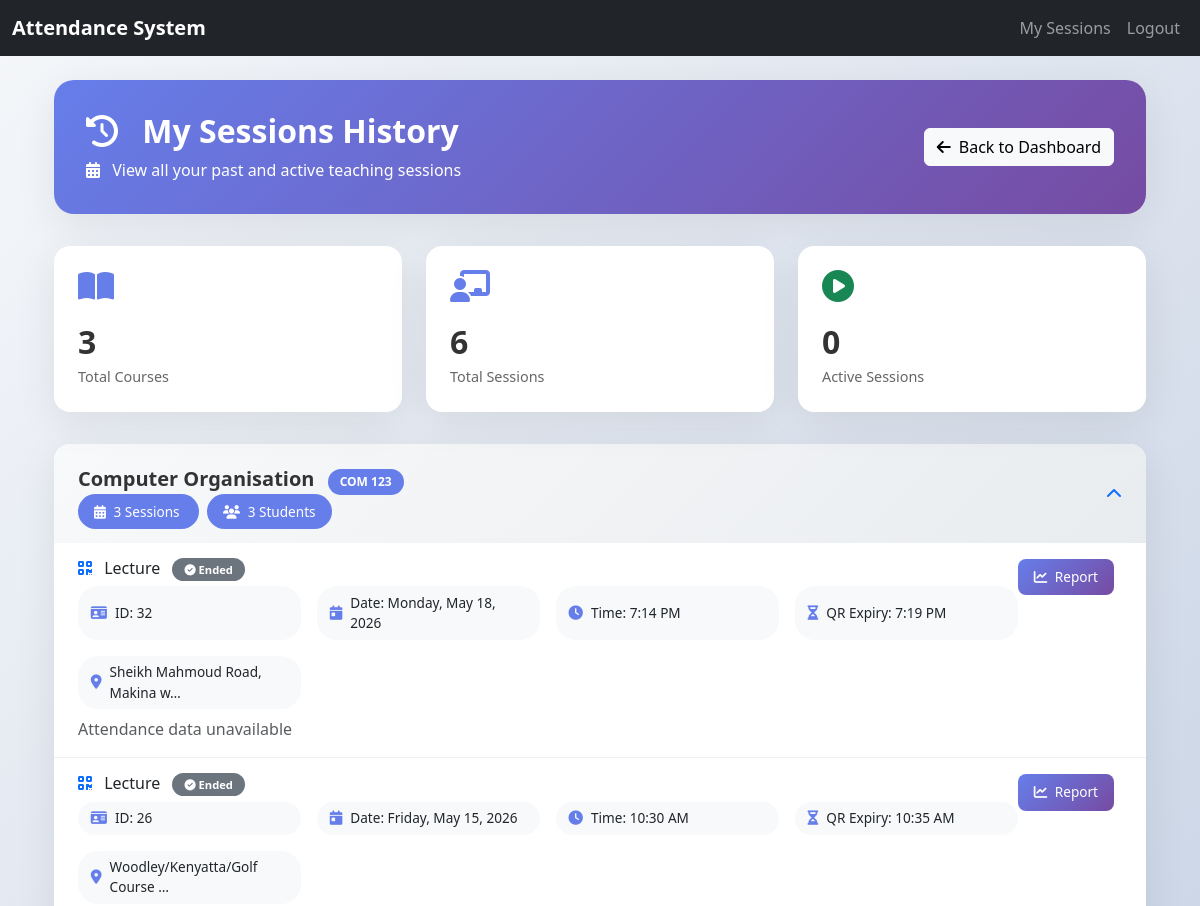
The app's page /lecturer/my-sessions/ (signed in, upper part), older data.
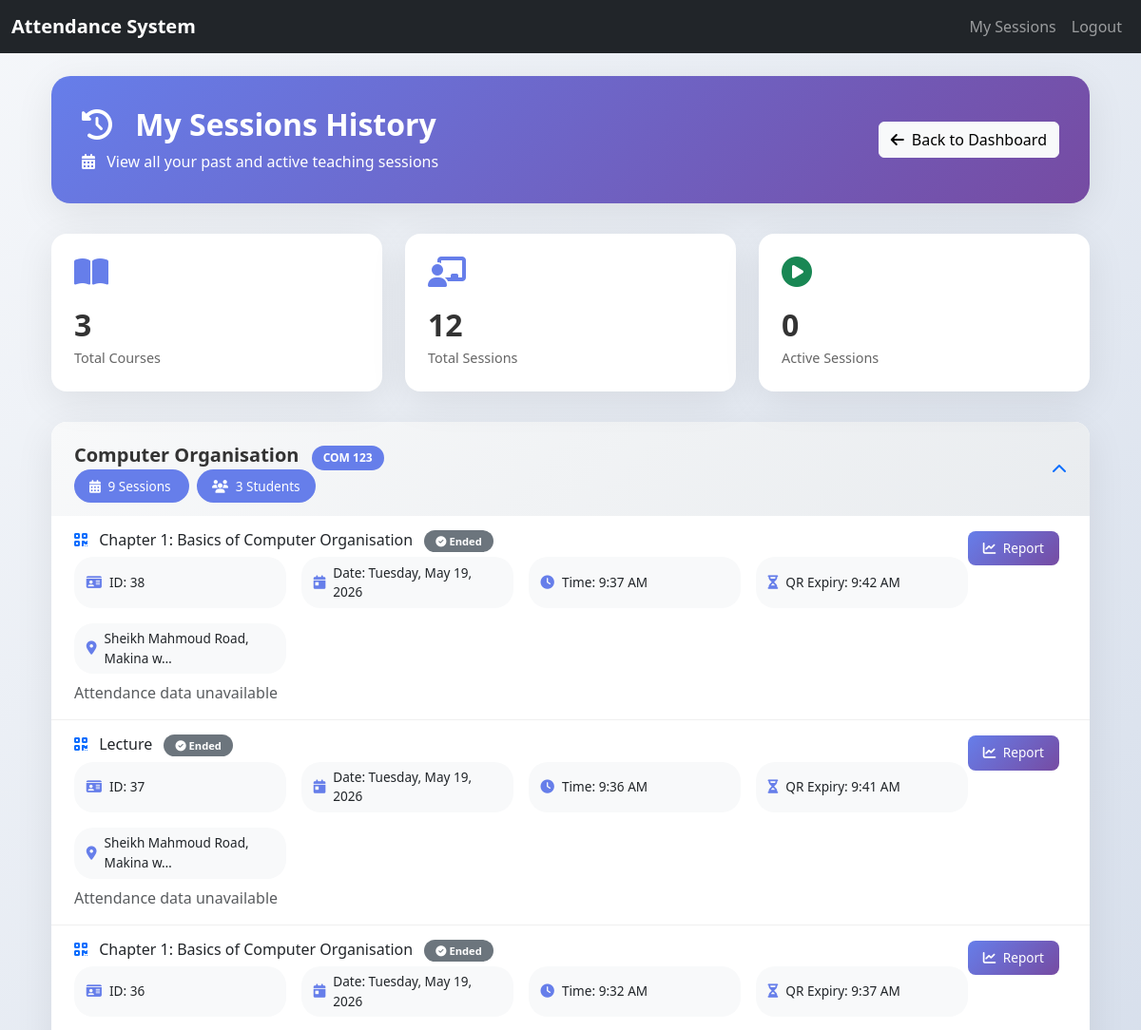
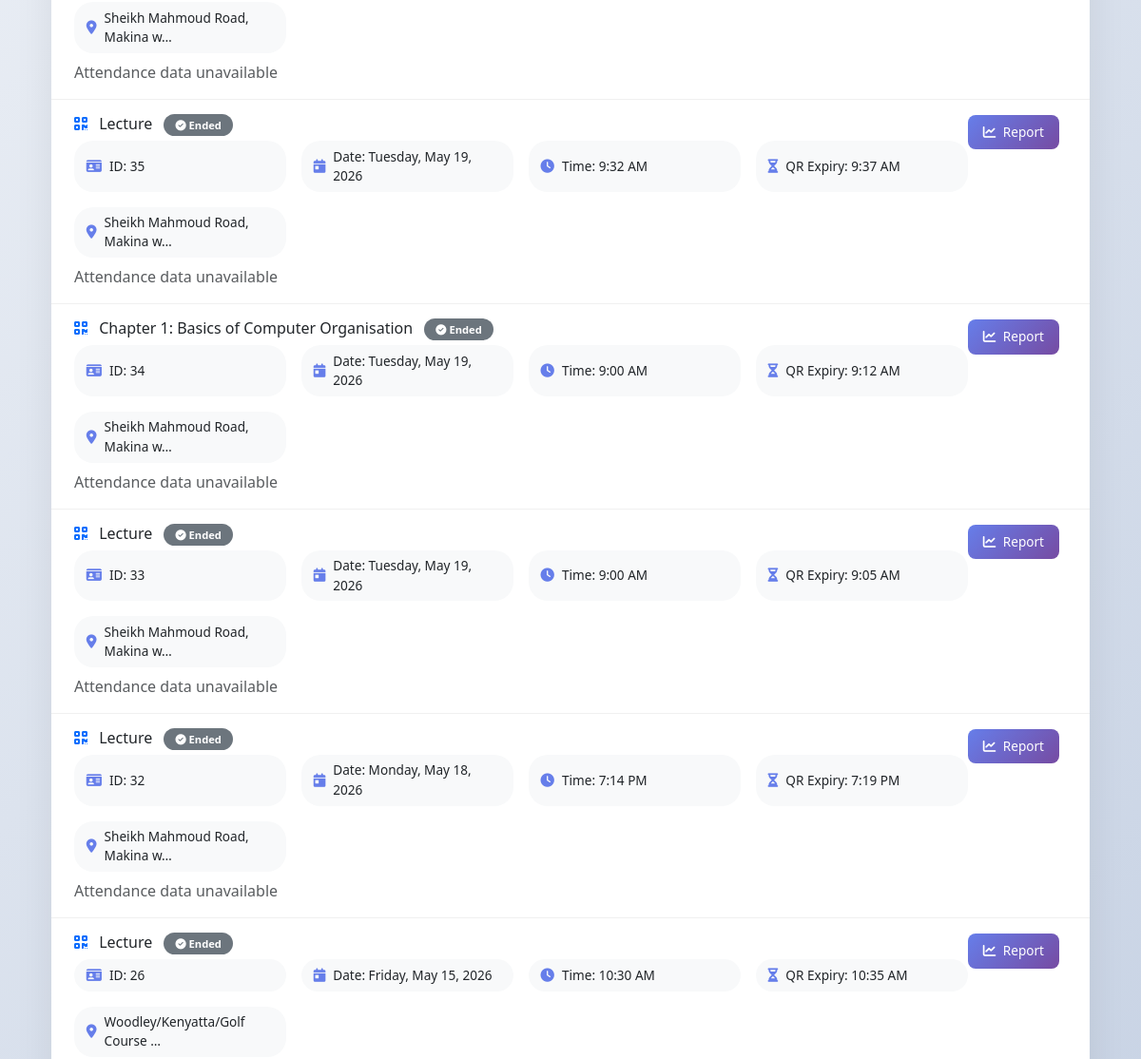
The same page, newer data (2 pictures, top to bottom).
### StudentScanner/models.py (models this page shows, shortened)
class Course(models.Model):
    programs = models.ManyToManyField(Program, related_name="courses")
    name = models.CharField(max_length=100)
    code = models.CharField(max_length=20, unique=True)
    students = models.ManyToManyField(CustomUser, related_name="enrolled_courses", blank=True)
    default_latitude = models.FloatField(null=True, blank=True)
    default_longitude = models.FloatField(null=True, blank=True)

class Session(models.Model):
    course = models.ForeignKey(Course, on_delete=models.CASCADE, related_name="sessions")
    lecturer = models.ForeignKey(settings.AUTH_USER_MODEL, on_delete=models.CASCADE)
    topic = models.CharField(max_length=200)
    created_at = models.DateTimeField(auto_now_add=True)
    is_active = models.BooleanField(default=True)
    qr_code_data = models.CharField(max_length=255, unique=True)
    qr_code_base64 = models.TextField(null=True, blank=True)
    qr_expiry = models.DateTimeField(default=timezone.now)
    latitude = models.FloatField(null=True, blank=True)
    longitude = models.FloatField(null=True, blank=True)
    location_name = models.CharField(max_length=500, null=True, blank=True)  # Human-readable location
    allowed_radius = models.IntegerField(default=100)  # 100 meters default

### UserLogin/decorators.py (the view)
    def wrapper(request, *args, **kwargs):
        if not request.user.is_authenticated or request.user.role != 'lecturer':
            return redirect('landing')
        return view_func(request, *args, **kwargs)

### LecturerDashboard/views.py (called while the page is built)
@lecturer_required
def my_sessions(request):
    courses = Course.objects.filter(programs__in=request.user.programs.all()).distinct()
    course_sessions = []
    total_sessions = 0
    active_sessions_count = 0
    for course in courses:
        sessions = Session.objects.filter(course=course, lecturer=request.user).order_by('-created_at')
        session_count = sessions.count()
        total_sessions += session_count
        active_sessions_count += sessions.filter(is_active=True).count()
        course_sessions.append({
            "course": course,
            "session_count": session_count,
            "sessions": sessions
        })
    return render(request, "LecturerDashboard/my_sessions.html", {
        "course_sessions": course_sessions,
        "total_sessions": total_sessions,
        "active_sessions_count": active_sessions_count,
    })

### LecturerDashboard/templates/LecturerDashboard/my_sessions.html (shortened to what the changed rows need)
{% extends 'base.html' %}
{% load static %}
{% block content %}
<div class="container mt-4">
  <div class="page-header">
    <div class="row align-items-center">
      <div class="col-md-8">
        <h2>
          <i class="fas fa-history me-3"></i>
          My Sessions History
        </h2>
      </div>
    </div>
  </div>
  <div class="stats-grid">
    <div class="stat-card">
      <i class="fas fa-chalkboard-teacher"></i>
      <div class="stat-number">{{ total_sessions|default:"0" }}</div>
      <div class="stat-label">Total Sessions</div>
    </div>
  </div>
  {% for item in course_sessions %}
    <div class="course-card" data-course-id="{{ item.course.id }}">
      <div class="course-header" onclick="toggleCourse({{ item.course.id }})">
        <div class="d-flex justify-content-between align-items-center">
          <div>
            <span class="course-title">
              {{ item.course.name }}
              <span class="course-code">{{ item.course.code }}</span>
            </span>
            <div class="mt-1">
              <span class="badge-custom">
                <i class="fas fa-calendar-alt me-1"></i>
                {{ item.session_count }} Sessions
              </span>
              <span class="badge-custom ms-2">
                <i class="fas fa-users me-1"></i>
                {{ item.course.students.count }} Students
              </span>
            </div>
          </div>
          <i class="fas fa-chevron-down text-primary" id="icon-{{ item.course.id }}"></i>
        </div>
      </div>
      <div class="session-list" id="sessions-{{ item.course.id }}">
        {% for session in item.sessions %}
          <div class="session-item" data-session-id="{{ session.id }}">
            <div class="d-flex justify-content-between align-items-start flex-wrap">
              <div class="flex-grow-1">
                <h6 class="mb-2">
                  <i class="fas fa-qrcode text-primary me-2"></i>
                  {{ session.topic|default:"Lecture" }}
                  {% if session.is_active %}
                    <span class="badge-active"><i class="fas fa-play-circle"></i> Active</span>
                  {% else %}
                    <span class="badge-ended"><i class="fas fa-check-circle"></i> Ended</span>
                  {% endif %}
                </h6>
                <div class="session-info">
                  <span class="info-chip">
                    <i class="fas fa-id-card"></i>
                    ID: {{ session.id }}
                  </span>
                  <span class="info-chip">
                    <i class="fas fa-calendar-day"></i>
                    Date: {{ session.created_at|date:"l, F j, Y" }}
                  </span>
                  <span class="info-chip">
                    <i class="fas fa-clock"></i>
                    Time: {{ session.created_at|time:"g:i A" }}
                  </span>
                  {% if session.qr_expiry %}
                  <span class="info-chip">
                    <i class="fas fa-hourglass-half"></i>
                    QR Expiry: {{ session.qr_expiry|time:"g:i A" }}
                  </span>
                  {% endif %}
                  <span class="info-chip">
                    <i class="fas fa-map-marker-alt"></i>
                    {% if session.location_name %}
                      {{ session.location_name|truncatechars:30 }}
                    {% elif session.latitude and session.longitude %}
                      📍 {{ session.latitude|floatformat:4 }}, {{ session.longitude|floatformat:4 }}
                    {% else %}
                      Not recorded
                    {% endif %}
                  </span>
                </div>
                <div class="attendance-stats mt-2" id="stats-{{ session.id }}">
                </div>
              </div>
              <div class="mt-2 mt-sm-0">
                <button class="btn-view-report me-2" onclick="viewReport({{ session.id }})">
                  <i class="fas fa-chart-line me-1"></i> Report
                </button>
              </div>
            </div>
          </div>
        {% empty %}
          <div class="p-4 text-center text-muted">
            <i class="fas fa-info-circle"></i> No sessions found for this course.
          </div>
        {% endfor %}
      </div>
    </div>
  {% endfor %}
</div>
{% endblock %}

Row changes from the older to the newer data that the page shows:
computed for Course "Computer Organisation": session_count "3" → "9"
added Session: topic "Chapter 1: Basics of Computer Organisation", is_active False (drawn), id "38", created_at "Tuesday, May 19, 2026", created_at "9:37 AM", qr_expiry "9:42 AM", location_name "Sheikh Mahmoud Road, Makina w…"
added Session: topic "Lecture", is_active False (drawn), id "37", created_at "Tuesday, May 19, 2026", created_at "9:36 AM", qr_expiry "9:41 AM", location_name "Sheikh Mahmoud Road, Makina w…"
added Session: topic "Chapter 1: Basics of Computer Organisation", is_active False (drawn), id "36", created_at "Tuesday, May 19, 2026", created_at "9:32 AM", qr_expiry "9:37 AM", location_name "Sheikh Mahmoud Road, Makina w…"
added Session: topic "Lecture", is_active False (drawn), id "35", created_at "Tuesday, May 19, 2026", created_at "9:32 AM", qr_expiry "9:37 AM", location_name "Sheikh Mahmoud Road, Makina w…"
added Session: topic "Chapter 1: Basics of Computer Organisation", is_active False (drawn), id "34", created_at "Tuesday, May 19, 2026", created_at "9:00 AM", qr_expiry "9:12 AM", location_name "Sheikh Mahmoud Road, Makina w…"
added Session: topic "Lecture", is_active False (drawn), id "33", created_at "Tuesday, May 19, 2026", created_at "9:00 AM", qr_expiry "9:05 AM", location_name "Sheikh Mahmoud Road, Makina w…"
Text that changed along with them:
{{ total_sessions|default:"0" }}: "6" → "12"
